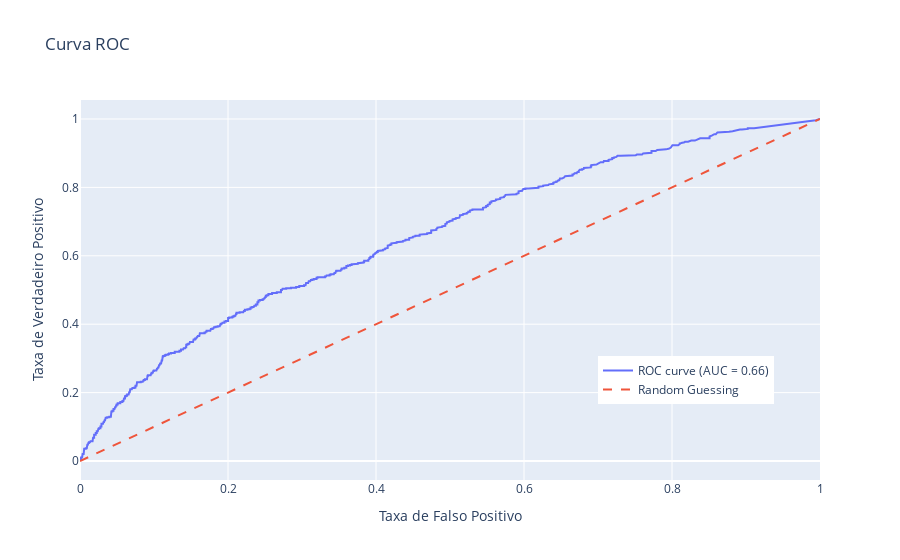

The notebook cell saved with this chart:
### Code cell
## Curva ROC
from sklearn.metrics import roc_curve, roc_auc_score

# Calcula a curva ROC
fpr, tpr, thresholds = roc_curve(y_test, y_pred_prob)

# Área sob a curva ROC
roc_auc = roc_auc_score(y_test, y_pred_prob)

fig = go.Figure()

fig.add_trace(go.Scatter(x=fpr, y=tpr,
                    mode='lines',
                    name=f'ROC curve (AUC = {roc_auc:.2f})'))

fig.add_trace(go.Scatter(x=[0, 1], y=[0, 1],
                    mode='lines',
                    name='Random Guessing',
                    line=dict(dash='dash')))

fig.update_layout(title='Curva ROC',
                  xaxis_title='Taxa de Falso Positivo',
                  yaxis_title='Taxa de Verdadeiro Positivo',
                  legend=dict(x=0.7, y=0.2))

fig.show()

### Figure 1 — Plotly figure (JSON) as saved in the notebook; plotly's stock layout.template omitted (floating-point values rounded to 4 significant figures; data arrays with more than 128 entries replaced by an {"elided": "..."} marker saying what was removed)
{"data": [{"mode": "lines", "name": "ROC curve (AUC = 0.66)", "type": "scatter", "x": {"elided": "775 float values"}, "y": {"elided": "775 float values"}}, {"line": {"dash": "dash"}, "mode": "lines", "name": "Random Guessing", "type": "scatter", "x": [0, 1], "y": [0, 1]}], "layout": {"legend": {"x": 0.7, "y": 0.2}, "title": {"text": "Curva ROC"}, "xaxis": {"title": {"text": "Taxa de Falso Positivo"}}, "yaxis": {"title": {"text": "Taxa de Verdadeiro Positivo"}}}}
